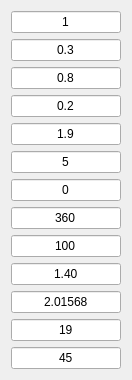
     <widget class="QWidget" name="verticalLayoutWidget_7">
      <property name="geometry">
       <rect>
        <x>246</x>
        <y>12</y>
        <width>113</width>
        <height>361</height>
       </rect>
      </property>
      <layout class="QVBoxLayout" name="verticalLayout_7">
       <item>
        <widget class="QLineEdit" name="lineEdit_bore_diameter">
         <property name="minimumSize">
          <size>
           <width>110</width>
           <height>22</height>
          </size>
         </property>
         <property name="maximumSize">
          <size>
           <width>110</width>
           <height>22</height>
          </size>
         </property>
         <property name="text">
          <string>1</string>
         </property>
         <property name="alignment">
          <set>Qt::AlignCenter</set>
         </property>
        </widget>
       </item>
       <item>
        <widget class="QLineEdit" name="lineEdit_stroke">
         <property name="minimumSize">
          <size>
           <width>110</width>
           <height>22</height>
          </size>
         </property>
         <property name="maximumSize">
          <size>
           <width>110</width>
           <height>22</height>
          </size>
         </property>
         <property name="focusPolicy">
          <enum>Qt::StrongFocus</enum>
         </property>
         <property name="text">
          <string>0.3</string>
         </property>
         <property name="alignment">
          <set>Qt::AlignCenter</set>
         </property>
        </widget>
       </item>
       <item>
        <widget class="QLineEdit" name="lineEdit_connecting_rod_length">
         <property name="minimumSize">
          <size>
           <width>110</width>
           <height>22</height>
          </size>
         </property>
         <property name="maximumSize">
          <size>
           <width>110</width>
           <height>22</height>
          </size>
         </property>
         <property name="focusPolicy">
          <enum>Qt::StrongFocus</enum>
         </property>
         <property name="text">
          <string>0.8</string>
         </property>
         <property name="alignment">
          <set>Qt::AlignCenter</set>
         </property>
        </widget>
       </item>
       <item>
        <widget class="QLineEdit" name="lineEdit_rod_diameter">
         <property name="minimumSize">
          <size>
           <width>110</width>
           <height>22</height>
          </size>
         </property>
         <property name="maximumSize">
          <size>
           <width>110</width>
           <height>22</height>
          </size>
         </property>
         <property name="focusPolicy">
          <enum>Qt::StrongFocus</enum>
         </property>
         <property name="text">
          <string>0.2</string>
         </property>
         <property name="alignment">
          <set>Qt::AlignCenter</set>
         </property>
        </widget>
       </item>
       <item>
        <widget class="QLineEdit" name="lineEdit_pressure_ratio">
         <property name="minimumSize">
          <size>
           <width>110</width>
           <height>22</height>
          </size>
         </property>
         <property name="maximumSize">
          <size>
           <width>110</width>
           <height>22</height>
          </size>
         </property>
         <property name="focusPolicy">
          <enum>Qt::StrongFocus</enum>
         </property>
         <property name="text">
          <string>1.9</string>
         </property>
         <property name="alignment">
          <set>Qt::AlignCenter</set>
         </property>
        </widget>
       </item>
       <item>
        <widget class="QLineEdit" name="lineEdit_clearance">
         <property name="minimumSize">
          <size>
           <width>110</width>
           <height>22</height>
          </size>
         </property>
         <property name="maximumSize">
          <size>
           <width>110</width>
           <height>22</height>
          </size>
         </property>
         <property name="focusPolicy">
          <enum>Qt::StrongFocus</enum>
         </property>
         <property name="text">
          <string>5</string>
         </property>
         <property name="alignment">
          <set>Qt::AlignCenter</set>
         </property>
        </widget>
       </item>
       <item>
        <widget class="QLineEdit" name="lineEdit_TDC_crank_angle_1">
         <property name="minimumSize">
          <size>
           <width>110</width>
           <height>22</height>
          </size>
         </property>
         <property name="maximumSize">
          <size>
           <width>110</width>
           <height>22</height>
          </size>
         </property>
         <property name="focusPolicy">
          <enum>Qt::StrongFocus</enum>
         </property>
         <property name="text">
          <string>0</string>
         </property>
         <property name="alignment">
          <set>Qt::AlignCenter</set>
         </property>
        </widget>
       </item>
       <item>
        <widget class="QLineEdit" name="lineEdit_rotational_speed">
         <property name="minimumSize">
          <size>
           <width>110</width>
           <height>22</height>
          </size>
         </property>
         <property name="maximumSize">
          <size>
           <width>110</width>
           <height>22</height>
          </size>
         </property>
         <property name="focusPolicy">
          <enum>Qt::StrongFocus</enum>
         </property>
         <property name="text">
          <string>360</string>
         </property>
         <property name="alignment">
          <set>Qt::AlignCenter</set>
         </property>
        </widget>
       </item>
       <item>
        <widget class="QLineEdit" name="lineEdit_capacity">
         <property name="minimumSize">
          <size>
           <width>110</width>
           <height>22</height>
          </size>
         </property>
         <property name="maximumSize">
          <size>
           <width>110</width>
           <height>22</height>
          </size>
         </property>
         <property name="focusPolicy">
          <enum>Qt::StrongFocus</enum>
         </property>
         <property name="text">
          <string>100</string>
         </property>
         <property name="alignment">
          <set>Qt::AlignCenter</set>
         </property>
        </widget>
       </item>
       <item>
        <widget class="QLineEdit" name="lineEdit_isentropic_coefficient">
         <property name="minimumSize">
          <size>
           <width>110</width>
           <height>22</height>
          </size>
         </property>
         <property name="maximumSize">
          <size>
           <width>110</width>
           <height>22</height>
          </size>
         </property>
         <property name="focusPolicy">
          <enum>Qt::StrongFocus</enum>
         </property>
         <property name="text">
          <string>1.40</string>
         </property>
         <property name="alignment">
          <set>Qt::AlignCenter</set>
         </property>
        </widget>
       </item>
       <item>
        <widget class="QLineEdit" name="lineEdit_molar_mass">
         <property name="minimumSize">
          <size>
           <width>110</width>
           <height>22</height>
          </size>
         </property>
         <property name="maximumSize">
          <size>
           <width>110</width>
           <height>22</height>
          </size>
         </property>
         <property name="focusPolicy">
          <enum>Qt::StrongFocus</enum>
         </property>
         <property name="text">
          <string>2.01568</string>
         </property>
         <property name="alignment">
          <set>Qt::AlignCenter</set>
         </property>
        </widget>
       </item>
       <item>
        <widget class="QLineEdit" name="lineEdit_pressure_at_suction">
         <property name="minimumSize">
          <size>
           <width>110</width>
           <height>22</height>
          </size>
         </property>
         <property name="maximumSize">
          <size>
           <width>110</width>
           <height>22</height>
          </size>
         </property>
         <property name="focusPolicy">
          <enum>Qt::StrongFocus</enum>
         </property>
         <property name="text">
          <string>19</string>
         </property>
         <property name="alignment">
          <set>Qt::AlignCenter</set>
         </property>
        </widget>
       </item>
       <item>
        <widget class="QLineEdit" name="lineEdit_temperature_at_suction">
         <property name="minimumSize">
          <size>
           <width>110</width>
           <height>22</height>
          </size>
         </property>
         <property name="maximumSize">
          <size>
           <width>110</width>
           <height>22</height>
          </size>
         </property>
         <property name="focusPolicy">
          <enum>Qt::StrongFocus</enum>
         </property>
         <property name="text">
          <string>45</string>
         </property>
         <property name="alignment">
          <set>Qt::AlignCenter</set>
         </property>
        </widget>
       </item>
      </layout>
     </widget>
